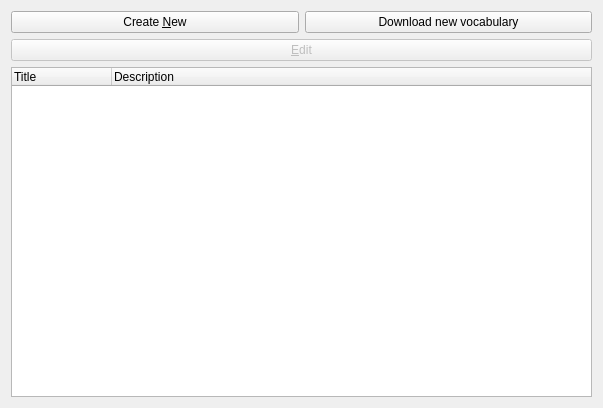
<?xml version="1.0" encoding="UTF-8"?>
<ui version="4.0">
 <class>VocabSettingsWidget</class>
 <widget class="QWidget" name="VocabSettingsWidget">
  <property name="geometry">
   <rect>
    <x>0</x>
    <y>0</y>
    <width>603</width>
    <height>408</height>
   </rect>
  </property>
  <property name="minimumSize">
   <size>
    <width>0</width>
    <height>0</height>
   </size>
  </property>
  <property name="windowTitle">
   <string>Vocabularies</string>
  </property>
  <layout class="QGridLayout">
   <property name="margin">
    <number>11</number>
   </property>
   <property name="spacing">
    <number>6</number>
   </property>
   <item row="0" column="0">
    <layout class="QVBoxLayout" name="VocabVBox">
     <property name="spacing">
      <number>6</number>
     </property>
     <property name="margin">
      <number>0</number>
     </property>
     <item>
      <layout class="QHBoxLayout" name="VocabHBox">
       <property name="spacing">
        <number>6</number>
       </property>
       <property name="margin">
        <number>0</number>
       </property>
       <item>
        <widget class="QPushButton" name="btnCreateNew">
         <property name="whatsThis">
          <string>Creates a new vocabulary.</string>
         </property>
         <property name="text">
          <string>Create &amp;New</string>
         </property>
        </widget>
       </item>
       <item>
        <widget class="QPushButton" name="btnDownloadNew">
         <property name="toolTip">
          <string>Download new vocabulary from  &quot;Get hot new Stuff&quot;</string>
         </property>
         <property name="text">
          <string>Download new vocabulary</string>
         </property>
        </widget>
       </item>
      </layout>
     </item>
     <item>
      <widget class="QPushButton" name="btnEdit">
       <property name="enabled">
        <bool>false</bool>
       </property>
       <property name="whatsThis">
        <string>Edits the selected vocabulary.</string>
       </property>
       <property name="text">
        <string>&amp;Edit</string>
       </property>
      </widget>
     </item>
     <item>
      <widget class="QTreeWidget" name="lviewVocab">
       <property name="whatsThis">
        <string>The list of installed vocabularies.</string>
       </property>
       <property name="rootIsDecorated">
        <bool>false</bool>
       </property>
       <column>
        <property name="text">
         <string>Title</string>
        </property>
       </column>
       <column>
        <property name="text">
         <string>Description</string>
        </property>
       </column>
      </widget>
     </item>
    </layout>
   </item>
  </layout>
 </widget>
 <resources/>
 <connections/>
</ui>
